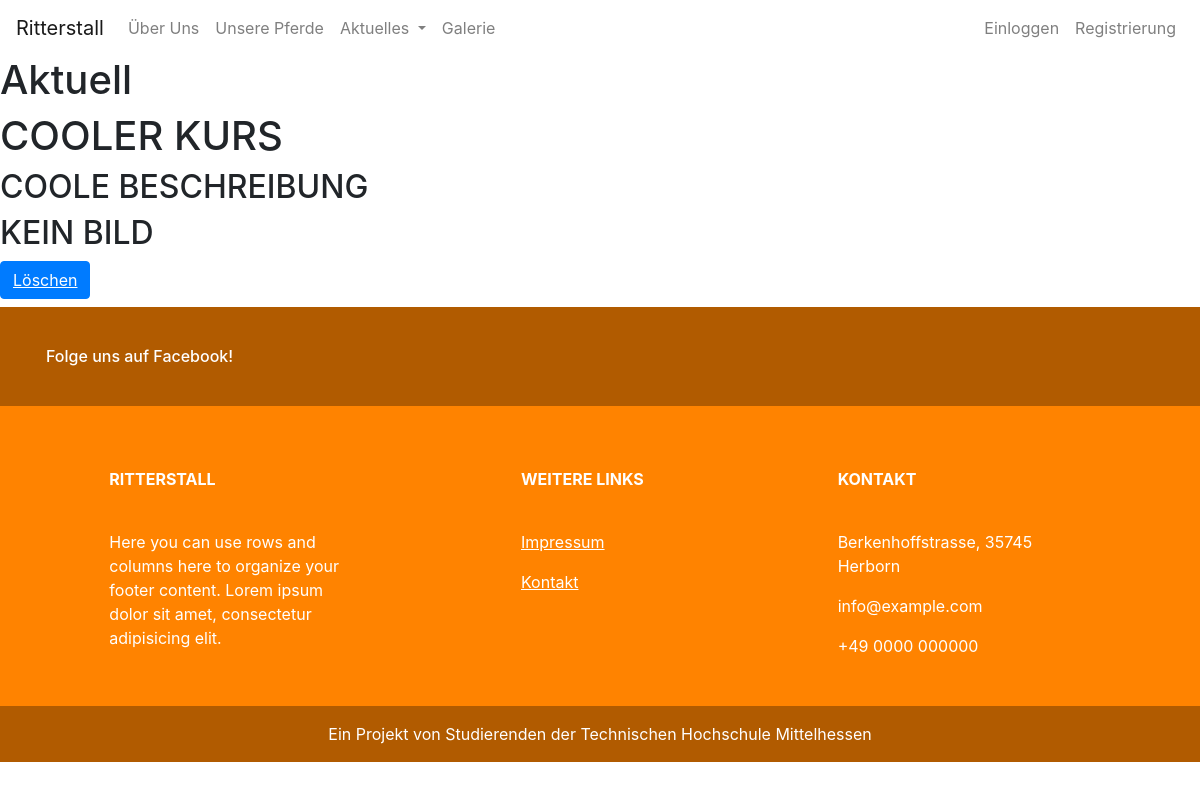
Before: /reithof/kurse/ with the older database file.
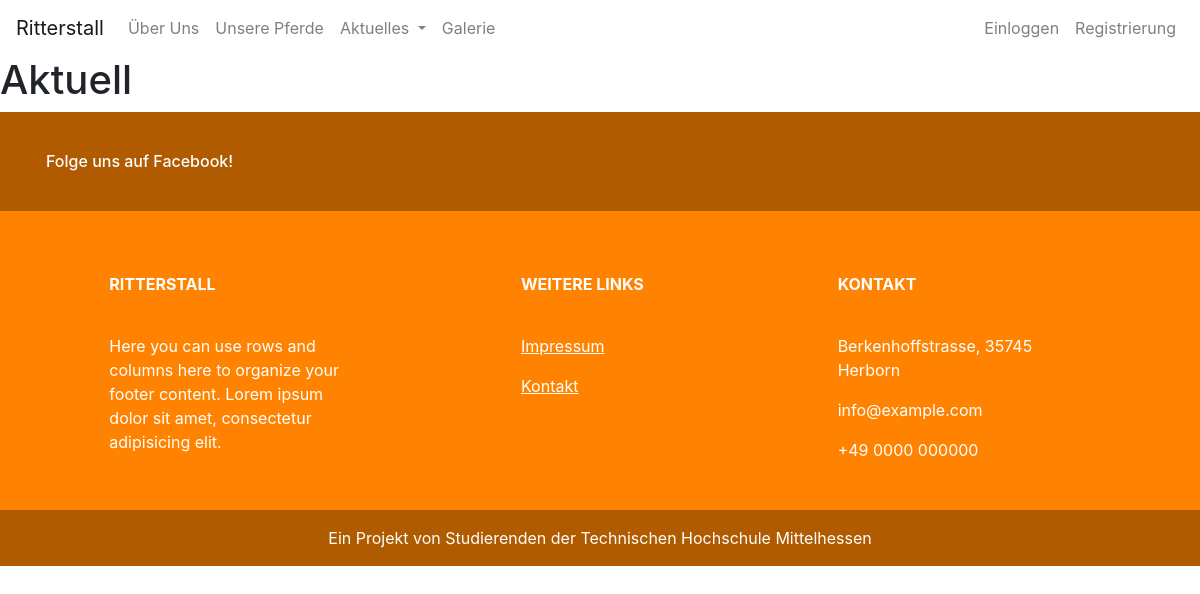
After: the same page with the newer database file.
### reithof_organizer/models.py (models this page shows, shortened)
class Kurs(models.Model):
    name = models.CharField(max_length=100)
    beschreibung = models.CharField(max_length=200)
    bild = models.ImageField(blank=True)
    class Meta:
        verbose_name = _('Kurs')
        verbose_name_plural = _('Kurse')

### reithof_organizer/views.py (the view)
# urls.py: path(r'kurse/', views.kurse, name='kurse'),
def kurse(request):
    all_kurs = Kurs.objects.all()
    if request.method == "POST":
        form = CreateKurs(request.POST, request.FILES)
        if form.is_valid():
            form.save()
            form = CreateKurs()
    else:
        form = CreateKurs()
    return render(request, 'reithof_organizer/kurse.html', {'all_kurs': all_kurs, 'form': form})

### reithof_organizer/templates/reithof_organizer/kurse.html (shortened to what this page needs)
{% extends 'reithof_organizer/base.html' %}
{% block body %}
<h1>Aktuell</h1>
    {% for kurs in all_kurs %}
    <legend>
    <h1>{{ kurs.name }}</h1>
    <h2>{{ kurs.beschreibung }}</h2>
        {% if kurs.bild %}
    <img src="{{ kurs.bild.url }}">
            {% else %}
            <h2>KEIN BILD</h2>
        {% endif %}
    <a class="btn btn-primary" href="{% url 'delete_kurs' kurs.pk %}">Löschen</a>
    </legend>
{% endfor %}
{% endblock %}

Changed rows visible on the page:
removed Kurs: name "COOLER KURS", beschreibung "COOLE BESCHREIBUNG", bild "KEIN BILD"
